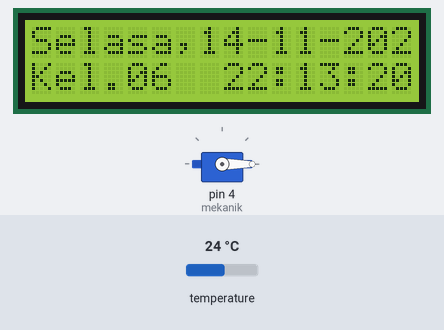
A sketch run on a simulated Arduino Uno, built with avr-gcc and run on an emulated ATmega328P. On the bench: 16×2 character LCD, servo. Inputs (shaded band) come from the test bench; at power-on: temperature 24 °C. The local clock reads 2024-03-15 10:24:30 at power-on unless the sketch sets it; what the sketch prints to the serial monitor is not drawn.

Above: at 0.2 s.
At 5.1 s:
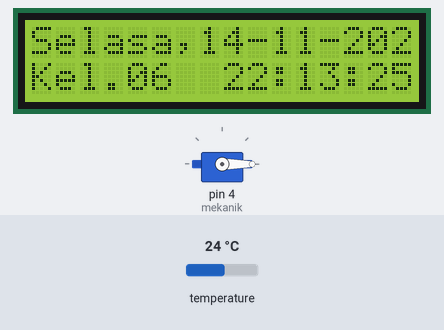
At 10.1 s:
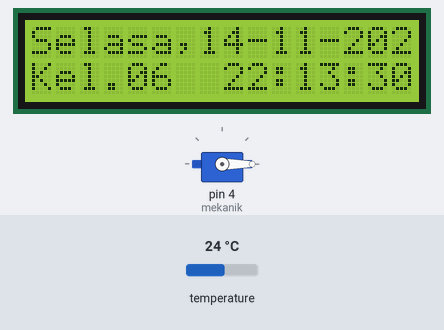
At 17.1 s:
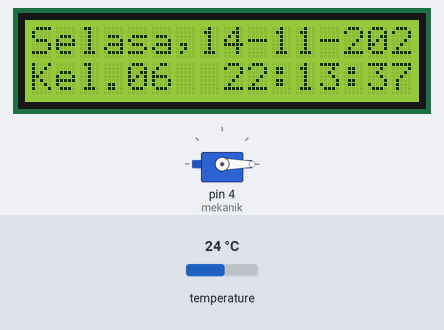
At 27.1 s:
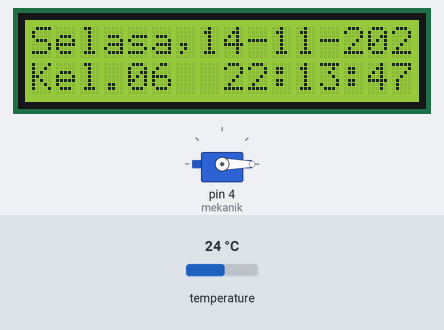
At 38.1 s:
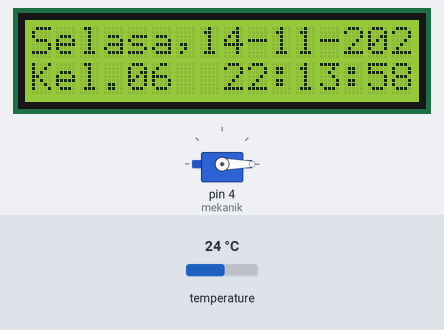

Measured:
- what the display in image 1 shows lasts 1.0 s, from 5.1 s to 6.1 s

The sketch:

code_final.ino
```cpp
//RTC
#include <Adafruit_I2CDevice.h>
#include "RTClib.h"
RTC_DS3231 rtc;
char dataHari[7][12] = {"Minggu", "Senin", "Selasa", "Rabu", "Kamis", "Jumat", "Sabtu"};
String hari;
int tanggal, bulan, tahun, jam, menit, detik;
float suhu;

//LCD
#include <LiquidCrystal_I2C.h>
LiquidCrystal_I2C lcd(0x27, 16, 2);

//Servo atau Mekanik
#include <Servo.h>
Servo mekanik;

void setup () {
  Serial.begin(9600);

  //LCD
  lcd.begin();

  //Servo
  mekanik.attach(4);//fungsi menampung mekanik ke pin 4
  mekanik.write(0);

  //RTC
  if (! rtc.begin()) {
    Serial.println("RTC Tidak Ditemukan");
    Serial.flush();
    abort();
  }

  //Atur Waktu
  rtc.adjust(DateTime(F(__DATE__), F(__TIME__)));
  //rtc.adjust(DateTime(2014, 1, 21, 3, 0, 0));
}

void loop () {
  //RTC
  DateTime now = rtc.now();
  hari    = dataHari[now.dayOfTheWeek()];
  tanggal = now.day(), DEC;
  bulan   = now.month(), DEC;
  tahun   = now.year(), DEC;
  jam     = now.hour(), DEC;
  menit   = now.minute(), DEC;
  detik   = now.second(), DEC;
  suhu    = rtc.getTemperature();
  Serial.println(String() + hari + ", " + tanggal + "-" + bulan + "-" + tahun);
  Serial.println(String() + jam + ":" + menit + ":" + detik);
  Serial.println(String() + "Suhu: " + suhu + " C");
  Serial.println();

  //LCD
  lcd.setCursor(0,0);
  lcd.print(String() + hari + "," + tanggal + "-" + bulan + "-" + tahun);
  lcd.setCursor(0,1);
  lcd.print("Kel.06");
  lcd.print("  ");
  lcd.print(String() + jam + ":" + menit + ":" + detik);


  //kondisi pemberian pakan
  if(jam == 20 & menit == 25 & detik == 50) {
    kasih_pakan(10);
  }

  if(jam == 20 & menit == 26 & detik == 20) {
  kasih_pakan(15);
  }
}

void kasih_pakan(int jumlah){
 for(int i=1; i<=jumlah; i++) {
  mekanik.write(180);
  delay(200);
  mekanik.write(0);
  delay(200);
 }

}
```
